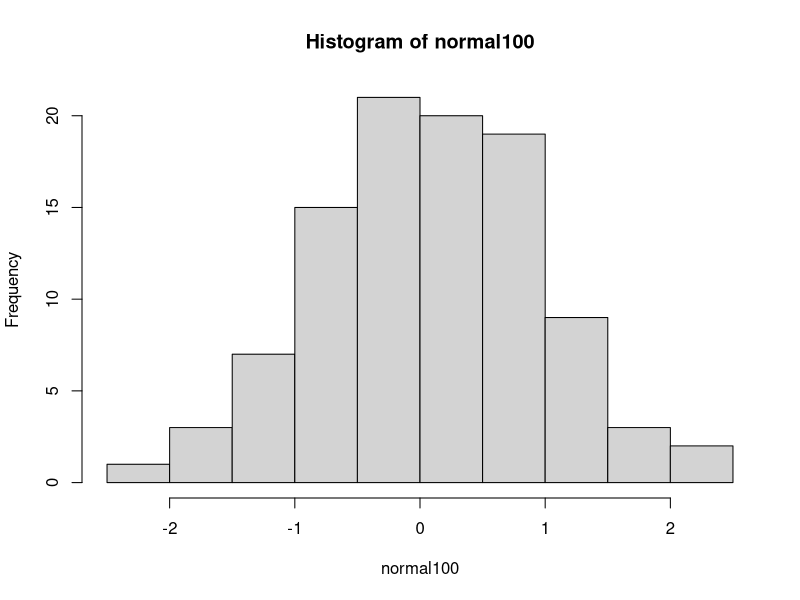
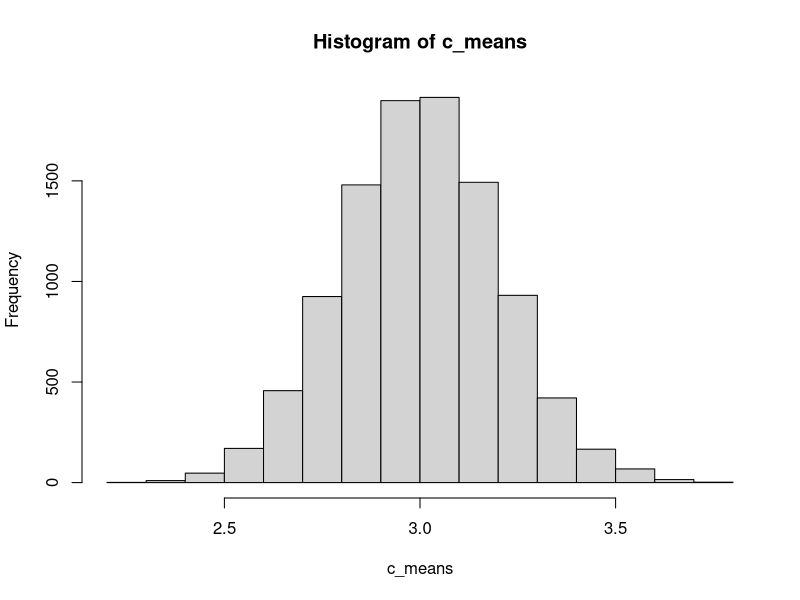

R code for these plots, in order:
## ---- chunk 1
set.seed(1) # Please don't remove this code!
## ---- chunk 2
rnorm(n = 5, mean = 10, sd = 3)
## ---- chunk 3
# You'll want to type your response here.  Your response should look like:
# normal100 <- 
# Of course, your answer should not be commented out.
normal100 <- rnorm(n = 100)
mean(normal100)
sd(normal100)
## Explanation: Because these samples are i.i.d. drawn from a standard distribution and 
## the mean and standard deviation are both sample mean and sample sd., not pupolation 
## mean and population sd..
## ---- chunk 4
hist(normal100)
## ---- chunk 5
normal10 <- rnorm(10)
normal1000 <- rnorm(1000)
normal10000 <- rnorm(10000)
normal100000 <- rnorm(100000)
## ---- chunk 6
sample_means <- c(mean(normal10), mean(normal100), mean(normal1000), mean(normal10000), 
                  mean(normal100000))
sample_means
## Description: We see that the sample means converge to 0 as the number of samples 
## increases.
length(sample_means)
## ---- chunk 7
normal1mil <- rnorm(n = 1000000, mean = 3, sd = 2)
mean(normal1mil)
sd(normal1mil)
## ---- chunk 8
indices <- normal1mil > 3
mean(normal1mil[indices])
## ---- chunk 9
normal1mil_mat <- matrix(normal1mil, ncol = 10000, nrow = 100)
## ---- chunk 10
mean(normal1mil_mat[, 1234])
## ---- chunk 11
c_sum <- colSums(normal1mil_mat)
c_means <- c_sum / length(normal1mil_mat[, 1])
## ---- chunk 12
hist(c_means)
## The distribution is a norm distribution with mean = 3 and sd = 0.02.
